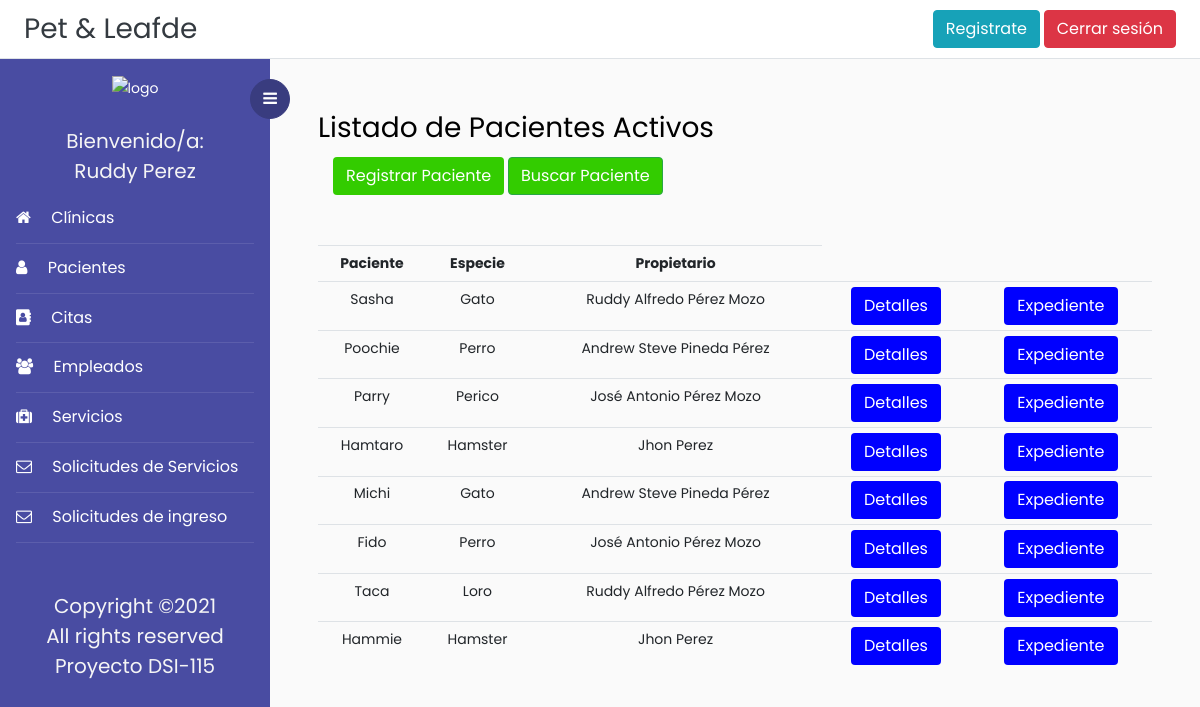
The page /listadoPacientes/ (signed in) on the database its author committed.
### Veterinaria/models.py (models this page shows, shortened)
class Paciente(models.Model):
    id = models.AutoField(primary_key=True)
    foto = models.ImageField(upload_to='fotos', null = True)
    nombrePac = models.CharField(max_length=50,help_text="", validators=[solo_Letras])
    SEXO = (('m','Macho'),('h', 'Hembra'))# Estructura para la selección del sexo del paciente
    sexo = models.CharField(max_length=10, choices=SEXO, blank=True, help_text='')
    especie = models.CharField(max_length=50, help_text="", validators=[solo_Letras])
    raza = models.CharField(max_length=50,help_text="", validators=[solo_Letras])
    color = models.CharField(max_length=50,help_text="", validators=[solo_Letras])
    fechaNacimPac = models.DateField(null=False, blank=True, validators=[validar_Fecha])
    observaciones = models.CharField(max_length=500, null = True, blank=True)
    fechaInscrip = models.DateField(auto_now_add = True)# fecha de inscripcion del paciente
    personaInscrip = models.CharField(max_length=70,help_text="", validators=[solo_Letras])
    activo = models.BooleanField(blank=True,  default=1)
    propietario = models.ForeignKey('Propietario', on_delete = models.SET_NULL, null=True)

class Propietario(models.Model):
    dui = models.CharField(max_length=10, help_text="########-#", primary_key=True,validators=[formato_Dui])
    nombre = models.CharField(max_length=100, validators=[solo_Letras])
    apellido = models.CharField(max_length=100, validators=[solo_Letras])
    fechaNacim = models.DateField(validators=[validar_Fecha])
    edad = models.IntegerField(help_text="Se calculará automaticamente",validators=[solo_Numeros])
    direccion = models.CharField(max_length=100,help_text="Calle, Colonia, Cantón ...")
    departamento = models.ForeignKey('Departamento', on_delete = models.SET_NULL, null=True)
    municipio = models.ForeignKey('Municipio', on_delete = models.SET_NULL, null=True)
    correo = models.CharField(max_length=50,help_text="")
    telefono = models.CharField(max_length=9,help_text="####-####",validators=[formato_Telefono])

### Veterinaria/views.py (the view)
# urls.py: path('listadoPacientes/', login_required(ListadoPacientes.as_view()), name='listado_pacientes'),
class ListadoPacientes(ListView):
    model = Paciente
    template_name = 'Plantillas/listadoPacientes.html'
    context_object_name = 'pacientes'

### Veterinaria/templates/Plantillas/listadoPacientes.html (shortened to what this page needs)
{% extends 'base.html' %}
{% block content %}
<h3>Listado de Pacientes Activos</h3>
<div class="container">
	<div>
		<button onclick="return abrir_modal('{% url 'tipo_registro'%}')"  style="color:white; background-color:#33CC00" class="btn btn-successtn">Registrar Paciente</button>
		<a href="{% url 'buscar_paciente' %}" class="btn btn-success" style="color:white; background-color:#33CC00">
  		 Buscar Paciente</a>
	</div>
</div>
<br>
<br>
	<table  class="table table-sm">
		<tr style="text-align: center">
			<th style="text-align: center">Paciente</th>
			<th style="text-align: center">Especie</th>
			<th style="text-align: center">Propietario</th>
		</tr>
		{% for p in pacientes %}
			{% if p.activo == 1 %}
			<tr>
				<td style="text-align: center">
					<div>{{p.nombrePac}}</div>
				</td>
				<td style="text-align: center">
					{{p.especie}}
				</td>
				<td style="text-align: center">
					{{p.propietario.nombre}}
					{{p.propietario.apellido}}
				</td>
				<td style="text-align:center;">
					<a href="{% url 'detalle_paciente' p.pk %}" class="btn"  style="color:white; background-color:blue"><span class="glyphicon glyphicon-pencil">Detalles</a>
				</td>
				<td style="text-align:center;">
					<a href="{% url 'expediente' p.pk %}" class="btn"  style="color:white; background-color:blue"><span class="glyphicon glyphicon-pencil">Expediente</a>
				</td>
			</tr>
			{% endif %}
		{% endfor %}
	</table>
{% endblock content%}

### Veterinaria/templates/base.html (shortened to what this page needs)
<!doctype html>
<html lang="en">
  <head>
	<link rel="stylesheet" href="https://cdnjs.cloudflare.com/ajax/libs/select2/4.0.13/css/select2.min.css" />
    <link rel="stylesheet" href="https://cdn.jsdelivr.net/bxslider/4.2.12/jquery.bxslider.css">
	<link rel="stylesheet" href="https://stackpath.bootstrapcdn.com/font-awesome/4.7.0/css/font-awesome.min.css">
    {% load static %}
	<link rel="stylesheet" href="{% static 'css/style.css' %}">
    <link href='https://api.mapbox.com/mapbox-gl-js/v2.3.1/mapbox-gl.css' rel='stylesheet' />
  </head>
  <body>
		{% block navbar %}
	  <div class="d-flex flex-column flex-md-row align-items-center p-2 px-md-4 bg-white border-bottom box-shadow">
      <h3 class="my-0 mr-md-auto font-weight-normal" ><a class="text-dark" href="{% url 'index' %}">Pet & Leafde</a></h3>
	  <a class="btn btn-info" href="{% url 'registro'%}">Registrate</a>&nbsp;
	  {% if request.user.is_authenticated %}
      <a class="btn btn-danger" href="{% url 'logout' %}">Cerrar sesión</a>
	  {% else %}
	  <a class="btn btn-success" href="{% url 'login' %}">Iniciar sesión</a>
	  {% endif %}
    </div>
		<div class="wrapper d-flex align-items-stretch">
			<nav id="sidebar">
				<div class="custom-menu">
					<button type="button" id="sidebarCollapse" class="btn btn-primary">
	          <i class="fa fa-bars"></i>
	        </button>
        </div>
				<div class="p-3">
        <div class="contenedor_logo" align="center">
            <img  class="logo"  src="{% static 'images/logo.png'%}" alt="logo">
        </div>&nbsp;
			{% if request.user.is_authenticated %}
			<h5 style="color:whitesmoke;" class="my-0 mr-md-auto font-weight-normal" align ="center">Bienvenido/a:</h5>
			<h5 style="color:whitesmoke;" align ='center'>{{user.first_name}} {{user.last_name}}</h5>
			{% endif %}
	        <ul class="list-unstyled components mb-5">
	          <li class="active">
	            <a href="{% url 'listar_clinica' %}"><span class="fa fa-home mr-3"></span> Clínicas</a>
	          </li>
	          <li class="active">
	            <a href="{% url 'listado_pacientes' %}"><span class="fa fa-user mr-3"></span> Pacientes</a>
	          </li>
	          <li class="active">
              <a href="{% url 'listado_citas' %}"><span class="fa fa-address-book mr-3"></span> Citas</a>
	          </li>
	          <li class="active">
              	<a href="{% url 'listado_empleados' %}"><span class="fa fa-users mr-3"></span> Empleados</a>
	          </li>
			  <li class="active">
              	<a href="{% url 'listado_servicios' %}"><span class="fa fa-medkit mr-3"></span> Servicios</a>
	          </li>
			  <li class="active">
              	<a href="{% url 'listado_solicitud_servicio' %}"><span class="fa fa-envelope-o mr-3"></span> Solicitudes de Servicios</a>
	          </li>
			  <li class="active">
				<a href="{% url 'listado_solicitudes' %}"><span class="fa fa-envelope-o mr-3"></span> Solicitudes de ingreso</a>
			</li>
			</ul>
	        <div class="footer">
	        	<h5 align="center" style="color:whitesmoke;">
						  Copyright &copy;<script>document.write(new Date().getFullYear());</script><br>
						  All rights reserved <br> Proyecto DSI-115
	        </div>
	      </div>
    	</nav>
        {% endblock navbar%}
      <div id="content" class="p-4 p-md-5 pt-5">
	  {% block content %}{% endblock content%}
  </body>
</html>

### rows shown on the page
Paciente: nombrePac "Sasha", especie "Gato", propietario.nombre "Ruddy Alfredo", propietario.apellido "Pérez Mozo"
Paciente: nombrePac "Poochie", especie "Perro", propietario.nombre "Andrew Steve", propietario.apellido "Pineda Pérez"
Paciente: nombrePac "Parry", especie "Perico", propietario.nombre "José Antonio", propietario.apellido "Pérez Mozo"
Paciente: nombrePac "Hamtaro", especie "Hamster", propietario.nombre "Jhon", propietario.apellido "Perez"
Paciente: nombrePac "Michi", especie "Gato", propietario.nombre "Andrew Steve", propietario.apellido "Pineda Pérez"
Paciente: nombrePac "Fido", especie "Perro", propietario.nombre "José Antonio", propietario.apellido "Pérez Mozo"
Paciente: nombrePac "Taca", especie "Loro", propietario.nombre "Ruddy Alfredo", propietario.apellido "Pérez Mozo"
Paciente: nombrePac "Hammie", especie "Hamster", propietario.nombre "Jhon", propietario.apellido "Perez"

### other values the page prints
{{ user.first_name }} "Ruddy"
{{ user.last_name }} "Perez"
